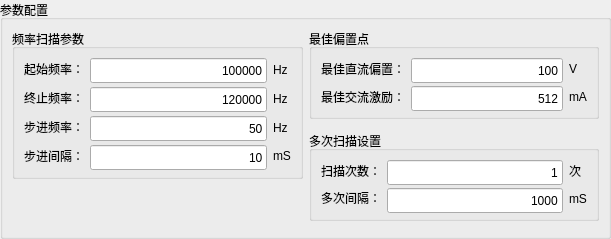
<?xml version="1.0" encoding="UTF-8"?>
<ui version="4.0">
 <class>ParaSetForm</class>
 <widget class="QWidget" name="ParaSetForm">
  <property name="geometry">
   <rect>
    <x>0</x>
    <y>0</y>
    <width>611</width>
    <height>229</height>
   </rect>
  </property>
  <property name="sizePolicy">
   <sizepolicy hsizetype="Fixed" vsizetype="Preferred">
    <horstretch>0</horstretch>
    <verstretch>0</verstretch>
   </sizepolicy>
  </property>
  <property name="windowTitle">
   <string>Form</string>
  </property>
  <layout class="QGridLayout" name="gridLayout_2">
   <property name="leftMargin">
    <number>0</number>
   </property>
   <property name="topMargin">
    <number>0</number>
   </property>
   <property name="rightMargin">
    <number>0</number>
   </property>
   <property name="bottomMargin">
    <number>0</number>
   </property>
   <property name="spacing">
    <number>0</number>
   </property>
   <item row="0" column="0">
    <widget class="QGroupBox" name="groupBox">
     <property name="title">
      <string>参数配置</string>
     </property>
     <layout class="QGridLayout" name="gridLayout">
      <item row="0" column="1">
       <widget class="QGroupBox" name="groupBox_6">
        <property name="sizePolicy">
         <sizepolicy hsizetype="Preferred" vsizetype="Preferred">
          <horstretch>0</horstretch>
          <verstretch>0</verstretch>
         </sizepolicy>
        </property>
        <property name="minimumSize">
         <size>
          <width>0</width>
          <height>90</height>
         </size>
        </property>
        <property name="maximumSize">
         <size>
          <width>16777215</width>
          <height>90</height>
         </size>
        </property>
        <property name="title">
         <string>最佳偏置点</string>
        </property>
        <layout class="QGridLayout" name="gridLayout_12">
         <item row="0" column="2">
          <widget class="QLabel" name="label_38">
           <property name="text">
            <string>V</string>
           </property>
          </widget>
         </item>
         <item row="0" column="0">
          <widget class="QLabel" name="label_39">
           <property name="text">
            <string>最佳直流偏置：</string>
           </property>
          </widget>
         </item>
         <item row="1" column="0">
          <widget class="QLabel" name="label_40">
           <property name="text">
            <string>最佳交流激励：</string>
           </property>
          </widget>
         </item>
         <item row="1" column="2">
          <widget class="QLabel" name="label_41">
           <property name="text">
            <string>mA</string>
           </property>
          </widget>
         </item>
         <item row="1" column="1">
          <widget class="QLineEdit" name="leOptimalAC">
           <property name="minimumSize">
            <size>
             <width>0</width>
             <height>25</height>
            </size>
           </property>
           <property name="text">
            <string>512</string>
           </property>
           <property name="alignment">
            <set>Qt::AlignRight|Qt::AlignTrailing|Qt::AlignVCenter</set>
           </property>
          </widget>
         </item>
         <item row="0" column="1">
          <widget class="QLineEdit" name="leOptimalDC">
           <property name="minimumSize">
            <size>
             <width>0</width>
             <height>25</height>
            </size>
           </property>
           <property name="text">
            <string>100</string>
           </property>
           <property name="alignment">
            <set>Qt::AlignRight|Qt::AlignTrailing|Qt::AlignVCenter</set>
           </property>
          </widget>
         </item>
        </layout>
       </widget>
      </item>
      <item row="1" column="1" rowspan="2">
       <widget class="QGroupBox" name="groupBox_4">
        <property name="sizePolicy">
         <sizepolicy hsizetype="Preferred" vsizetype="Fixed">
          <horstretch>0</horstretch>
          <verstretch>0</verstretch>
         </sizepolicy>
        </property>
        <property name="maximumSize">
         <size>
          <width>16777215</width>
          <height>90</height>
         </size>
        </property>
        <property name="title">
         <string>多次扫描设置</string>
        </property>
        <layout class="QGridLayout" name="gridLayout_11">
         <item row="0" column="2">
          <widget class="QLabel" name="label_34">
           <property name="text">
            <string>次</string>
           </property>
          </widget>
         </item>
         <item row="1" column="2">
          <widget class="QLabel" name="label_35">
           <property name="text">
            <string>mS</string>
           </property>
          </widget>
         </item>
         <item row="1" column="0">
          <widget class="QLabel" name="label_36">
           <property name="sizePolicy">
            <sizepolicy hsizetype="Fixed" vsizetype="Fixed">
             <horstretch>0</horstretch>
             <verstretch>0</verstretch>
            </sizepolicy>
           </property>
           <property name="text">
            <string>多次间隔：</string>
           </property>
          </widget>
         </item>
         <item row="1" column="1">
          <widget class="QLineEdit" name="multiScanlineEdit">
           <property name="minimumSize">
            <size>
             <width>0</width>
             <height>25</height>
            </size>
           </property>
           <property name="layoutDirection">
            <enum>Qt::RightToLeft</enum>
           </property>
           <property name="styleSheet">
            <string notr="true"/>
           </property>
           <property name="text">
            <string>1000</string>
           </property>
           <property name="alignment">
            <set>Qt::AlignRight|Qt::AlignTrailing|Qt::AlignVCenter</set>
           </property>
          </widget>
         </item>
         <item row="0" column="1">
          <widget class="QLineEdit" name="scanNumlineEdit">
           <property name="minimumSize">
            <size>
             <width>0</width>
             <height>25</height>
            </size>
           </property>
           <property name="layoutDirection">
            <enum>Qt::RightToLeft</enum>
           </property>
           <property name="styleSheet">
            <string notr="true"/>
           </property>
           <property name="text">
            <string>1</string>
           </property>
           <property name="alignment">
            <set>Qt::AlignRight|Qt::AlignTrailing|Qt::AlignVCenter</set>
           </property>
          </widget>
         </item>
         <item row="0" column="0">
          <widget class="QLabel" name="label_37">
           <property name="sizePolicy">
            <sizepolicy hsizetype="Fixed" vsizetype="Fixed">
             <horstretch>0</horstretch>
             <verstretch>0</verstretch>
            </sizepolicy>
           </property>
           <property name="text">
            <string>扫描次数：</string>
           </property>
          </widget>
         </item>
        </layout>
       </widget>
      </item>
      <item row="0" column="0" rowspan="2">
       <widget class="QGroupBox" name="groupBox_2">
        <property name="sizePolicy">
         <sizepolicy hsizetype="Preferred" vsizetype="Fixed">
          <horstretch>0</horstretch>
          <verstretch>0</verstretch>
         </sizepolicy>
        </property>
        <property name="minimumSize">
         <size>
          <width>0</width>
          <height>150</height>
         </size>
        </property>
        <property name="title">
         <string>频率扫描参数</string>
        </property>
        <layout class="QGridLayout" name="gridLayout_7">
         <item row="1" column="0">
          <widget class="QLabel" name="lbStartFre_2">
           <property name="sizePolicy">
            <sizepolicy hsizetype="Fixed" vsizetype="Fixed">
             <horstretch>0</horstretch>
             <verstretch>0</verstretch>
            </sizepolicy>
           </property>
           <property name="text">
            <string>终止频率：</string>
           </property>
          </widget>
         </item>
         <item row="2" column="0">
          <widget class="QLabel" name="label_9">
           <property name="sizePolicy">
            <sizepolicy hsizetype="Fixed" vsizetype="Fixed">
             <horstretch>0</horstretch>
             <verstretch>0</verstretch>
            </sizepolicy>
           </property>
           <property name="text">
            <string>步进频率：</string>
           </property>
          </widget>
         </item>
         <item row="2" column="2">
          <widget class="QLabel" name="label_10">
           <property name="text">
            <string>Hz</string>
           </property>
          </widget>
         </item>
         <item row="0" column="1">
          <widget class="QLineEdit" name="StartFreqlineEdit">
           <property name="minimumSize">
            <size>
             <width>0</width>
             <height>25</height>
            </size>
           </property>
           <property name="layoutDirection">
            <enum>Qt::RightToLeft</enum>
           </property>
           <property name="styleSheet">
            <string notr="true"/>
           </property>
           <property name="text">
            <string>100000</string>
           </property>
           <property name="alignment">
            <set>Qt::AlignRight|Qt::AlignTrailing|Qt::AlignVCenter</set>
           </property>
          </widget>
         </item>
         <item row="0" column="2">
          <widget class="QLabel" name="label_16">
           <property name="text">
            <string>Hz</string>
           </property>
          </widget>
         </item>
         <item row="2" column="1">
          <widget class="QLineEdit" name="StepFreqlineEdit">
           <property name="minimumSize">
            <size>
             <width>0</width>
             <height>25</height>
            </size>
           </property>
           <property name="layoutDirection">
            <enum>Qt::RightToLeft</enum>
           </property>
           <property name="styleSheet">
            <string notr="true"/>
           </property>
           <property name="text">
            <string>50</string>
           </property>
           <property name="alignment">
            <set>Qt::AlignRight|Qt::AlignTrailing|Qt::AlignVCenter</set>
           </property>
          </widget>
         </item>
         <item row="3" column="0">
          <widget class="QLabel" name="label_11">
           <property name="sizePolicy">
            <sizepolicy hsizetype="Fixed" vsizetype="Fixed">
             <horstretch>0</horstretch>
             <verstretch>0</verstretch>
            </sizepolicy>
           </property>
           <property name="text">
            <string>步进间隔：</string>
           </property>
          </widget>
         </item>
         <item row="3" column="1">
          <widget class="QLineEdit" name="oneStepTimelineEdit">
           <property name="minimumSize">
            <size>
             <width>0</width>
             <height>25</height>
            </size>
           </property>
           <property name="layoutDirection">
            <enum>Qt::RightToLeft</enum>
           </property>
           <property name="styleSheet">
            <string notr="true"/>
           </property>
           <property name="text">
            <string>10</string>
           </property>
           <property name="alignment">
            <set>Qt::AlignRight|Qt::AlignTrailing|Qt::AlignVCenter</set>
           </property>
          </widget>
         </item>
         <item row="3" column="2">
          <widget class="QLabel" name="label_14">
           <property name="text">
            <string>mS</string>
           </property>
          </widget>
         </item>
         <item row="0" column="0">
          <widget class="QLabel" name="lbStartFre">
           <property name="sizePolicy">
            <sizepolicy hsizetype="Fixed" vsizetype="Fixed">
             <horstretch>0</horstretch>
             <verstretch>0</verstretch>
            </sizepolicy>
           </property>
           <property name="text">
            <string>起始频率：</string>
           </property>
          </widget>
         </item>
         <item row="1" column="1">
          <widget class="QLineEdit" name="endFreqlineEdit">
           <property name="minimumSize">
            <size>
             <width>0</width>
             <height>25</height>
            </size>
           </property>
           <property name="layoutDirection">
            <enum>Qt::RightToLeft</enum>
           </property>
           <property name="styleSheet">
            <string notr="true"/>
           </property>
           <property name="text">
            <string>120000</string>
           </property>
           <property name="alignment">
            <set>Qt::AlignRight|Qt::AlignTrailing|Qt::AlignVCenter</set>
           </property>
          </widget>
         </item>
         <item row="1" column="2">
          <widget class="QLabel" name="label_12">
           <property name="text">
            <string>Hz</string>
           </property>
          </widget>
         </item>
        </layout>
       </widget>
      </item>
     </layout>
    </widget>
   </item>
  </layout>
 </widget>
 <resources/>
 <connections/>
</ui>
